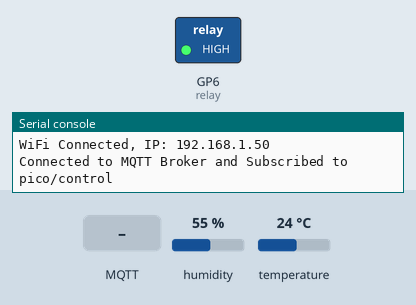
Bench run of a program on a simulated Raspberry Pi Pico running MicroPython. On the bench: switched loads named in the program (green lamp = pin HIGH), the last lines printed to the serial console. The inputs (shaded band) are chosen by the test bench; at power-on: humidity 55 %, temperature 24 °C. WiFi joins after 1.5 s; no MQTT or app messages arrive unless stated.

Above: at 3.3 s.
3.4 s: MQTT message "ON" arrives on the first subscribed topic
At 4.3 s:
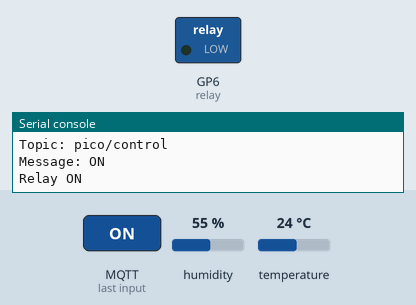
4.9 s: MQTT message "OFF" arrives on the first subscribed topic
At 5.6 s:
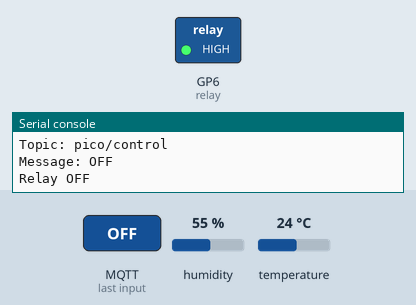
Timing chart, 0 to 7.9 s (numbered marks = the images above; inputs shaded):
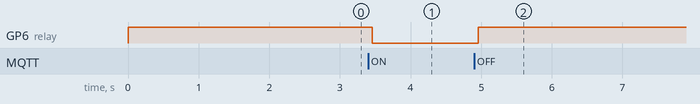

Measured:
- after the input at 3.4 s, GP6 (relay): HIGH → LOW after 0.06 s
- after the input at 4.9 s, GP6 (relay): LOW → HIGH after 0.06 s

The program:

picow_server.py
```python
"""
Date: 4-2-2026
Description:
    Master IoT and Embedded Cybersecurity -
    #4 IoT Integration: Pico 2-w as a Server
Author: OES
+234(0)8136394461
Contact us for AioT kits, training and skills acqusition
"""

#imported library
import network
import time
from umqtt.robust import MQTTClient
import machine
import ubinascii
import dht

# ---------------------------
# WIFI SETTINGS
# ---------------------------
WIFI_SSID = "xxxxxx" # add your SSID of your Wi-Fi
WIFI_PASSWORD = "xxxxxx"		# add your password

# ---------------------------
# MQTT SETTINGS
# ---------------------------
MQTT_BROKER = "broker.hivemq.com"
MQTT_PORT = 1883
MQTT_CONTROL_TOPIC = b"pico/control"
MQTT_DATA_TOPIC = b"pico/data"

# ---------------------------
# RELAY SETUP (GP6)
# ---------------------------
relay = machine.Pin(6, machine.Pin.OUT)
relay.value(1)  # OFF initially

# ---------------------------
# DHT11 SETUP (GP2)
# ---------------------------
sensor = dht.DHT11(machine.Pin(2))

# ---------------------------
# CONNECT TO WIFI
# ---------------------------
wlan = network.WLAN(network.STA_IF)
wlan.active(True)

def wifi_connect():
    if not wlan.isconnected():
        print("Connecting to WiFi...")
        wlan.connect(WIFI_SSID, WIFI_PASSWORD)
        while not wlan.isconnected():
            time.sleep(1)
    print("WiFi Connected, IP:", wlan.ifconfig()[0])

wifi_connect()

# ---------------------------
# MQTT CALLBACK FUNCTION (Relay Control)
# ---------------------------
def mqtt_callback(topic, msg):
    print("\n--- MQTT MESSAGE RECEIVED ---")
    print("Topic:", topic.decode())
    print("Message:", msg.decode())

    message = msg.decode().strip().upper()
    if message == "ON":
        relay.value(0)  # Relay ON (active LOW)
        print("Relay ON")
    elif message == "OFF":
        relay.value(1)  # Relay OFF
        print("Relay OFF")
    else:
        print("Unknown command")

# ---------------------------
# MQTT CLIENT SETUP (Robust)
# ---------------------------
client_id = ubinascii.hexlify(machine.unique_id())
client = MQTTClient(client_id, MQTT_BROKER, port=MQTT_PORT, keepalive=60)
client.set_callback(mqtt_callback)

# ---------------------------
# CONNECT AND SUBSCRIBE
# ---------------------------
def mqtt_connect():
    try:
        client.connect()
        client.subscribe(MQTT_CONTROL_TOPIC)
        print("Connected to MQTT Broker and Subscribed to pico/control")
    except Exception as e:
        print("MQTT connection failed:", e)
        time.sleep(5)
        mqtt_connect()  # retry until connected

mqtt_connect()

# ---------------------------
# PUBLISH TIMER
# ---------------------------
PUBLISH_INTERVAL = 5000  # milliseconds
last_publish = time.ticks_ms()

# ---------------------------
# MAIN LOOP
# ---------------------------
while True:
    try:
        client.check_msg()  # non-blocking
    except Exception as e:
        print("MQTT check_msg error:", e)
        try:
            client.reconnect()
            client.subscribe(MQTT_CONTROL_TOPIC)
            print("Reconnected to MQTT Broker")
        except Exception as e:
            print("Reconnection failed:", e)
            time.sleep(5)

    # Publish DHT11 data every interval
    if time.ticks_diff(time.ticks_ms(), last_publish) > PUBLISH_INTERVAL:
        try:
            sensor.measure()
            temp = sensor.temperature()
            hum = sensor.humidity()
            data_msg = "Temperature: {}°C, Humidity: {}%".format(temp, hum)
            client.publish(MQTT_DATA_TOPIC, data_msg)
            print("Publishing:", data_msg)
        except Exception as e:
            print("Sensor/Publish error:", e)
        last_publish = time.ticks_ms()

    time.sleep(0.1)
```
